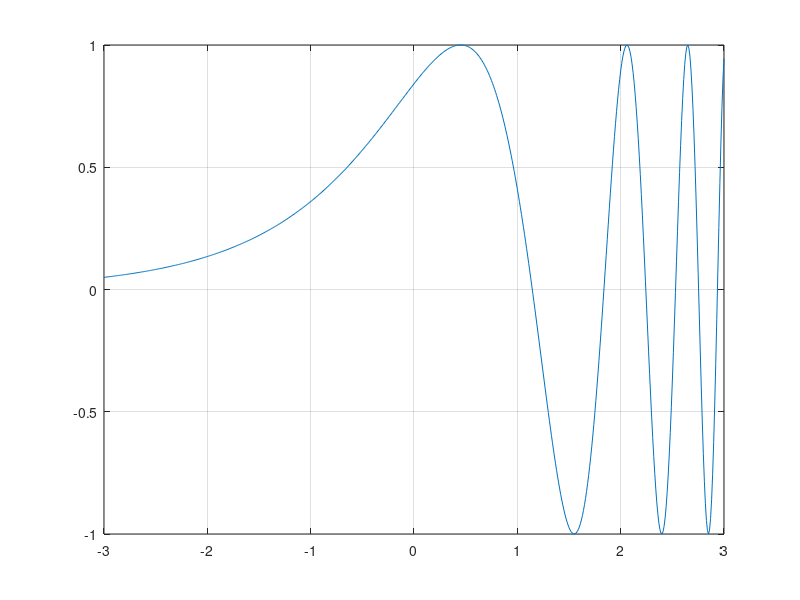

Recreate this plot in MATLAB. (Note: this script raises an error after producing the figure.)
%% 3 a
clear
x = -3:0.01:3;
f = sin(exp(x));
xlim([-3,3]);
plot(x,f);
grid on
hold on
% z = ginput(1);
nears = [1 2 2.2 2.5 2.7 3];
for i = nears
    r = fzero('sin(exp(x))', i);
    plot(i, sin(exp(i)), 'g*');
    plot(r, sin(exp(r)), 'r*');
end
%% 3b
clear
x = 0:0.01:2*pi;
f = sin(x.*(x-1));
xlim([-3,3]);
plot(x,f);
grid on
hold on
% z = ginput(1);
nears = [1 2 3 3.5 4 4.5 5 5.2 5.5 5.9 6.1];
for i = nears
    r = fzero('sin(x*(x-1))', i);
    plot(i, sin(i*(i-1)), 'g*')
    plot(r, sin(r*(r-1)), 'r*');
end
%% 3e
clear
x = -2*pi:0.01:6*pi;
f = 5*exp(-x./10).*sin(x)-x./10;
xlim([-3,3]);
plot(x,f);
grid on
hold on
% z = ginput(1);
nears = [-4.8 0 3 6 8];
for i = nears
    r = fzero('5*exp(-0.1*x)*sin(x)-0.1*x', i);
    plot(i, 5*exp(-0.1*i)*sin(i)-0.1*i, 'g*')
    plot(r, 5*exp(-0.1*r)*sin(r)-0.1*r, 'r*');
end

%% 4
clear
syms x;
f = x^2 + 1 == 0;
disp(fzero('x^2+1',0));
disp(solve(f));
%% 5
syms x;
f = cos(x) - exp(0.001-x^2);
r = -3:0.01:3;
y = cos(r) - exp(0.001-r.^2);
plot(r,y)
grid on
disp(solve(f));
disp(fzero('cos(x)-exp(0.001-x^2)',1));